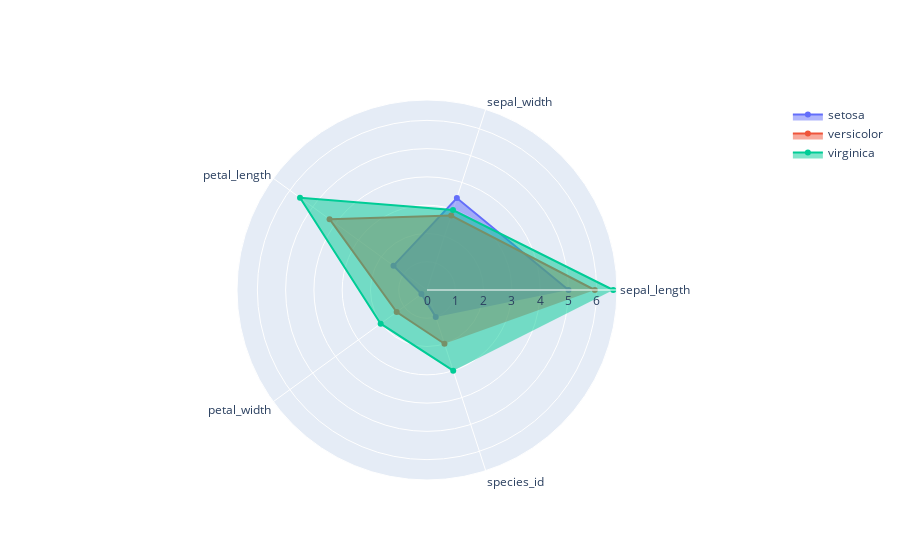

Here is the notebook cell this chart was saved with:
### Code cell
import plotly.graph_objects as go

fig = go.Figure()

fig.add_trace(go.Scatterpolar(
      r=df_setosa_mean['mean'],
      theta=df_setosa_mean['index'],
      fill='toself',
      name='setosa'
))

fig.add_trace(go.Scatterpolar(
      r=df_versicolor_mean['mean'],
      theta=df_versicolor_mean['index'],
      fill='toself',
      name='versicolor'
))

fig.add_trace(go.Scatterpolar(
      r = df_virginica_mean['mean'],
      theta=df_virginica_mean['index'],
      fill='toself',
      name='virginica'
))



fig.show()

### Figure 1 — Plotly figure (JSON) as saved in the notebook; plotly's stock layout.template omitted (floating-point values rounded to 4 significant figures)
{"data": [{"fill": "toself", "name": "setosa", "r": [5.006, 3.418, 1.464, 0.244, 1], "theta": ["sepal_length", "sepal_width", "petal_length", "petal_width", "species_id"], "type": "scatterpolar"}, {"fill": "toself", "name": "versicolor", "r": [5.936, 2.77, 4.26, 1.326, 2], "theta": ["sepal_length", "sepal_width", "petal_length", "petal_width", "species_id"], "type": "scatterpolar"}, {"fill": "toself", "name": "virginica", "r": [6.588, 2.974, 5.552, 2.026, 3], "theta": ["sepal_length", "sepal_width", "petal_length", "petal_width", "species_id"], "type": "scatterpolar"}], "layout": {}}
